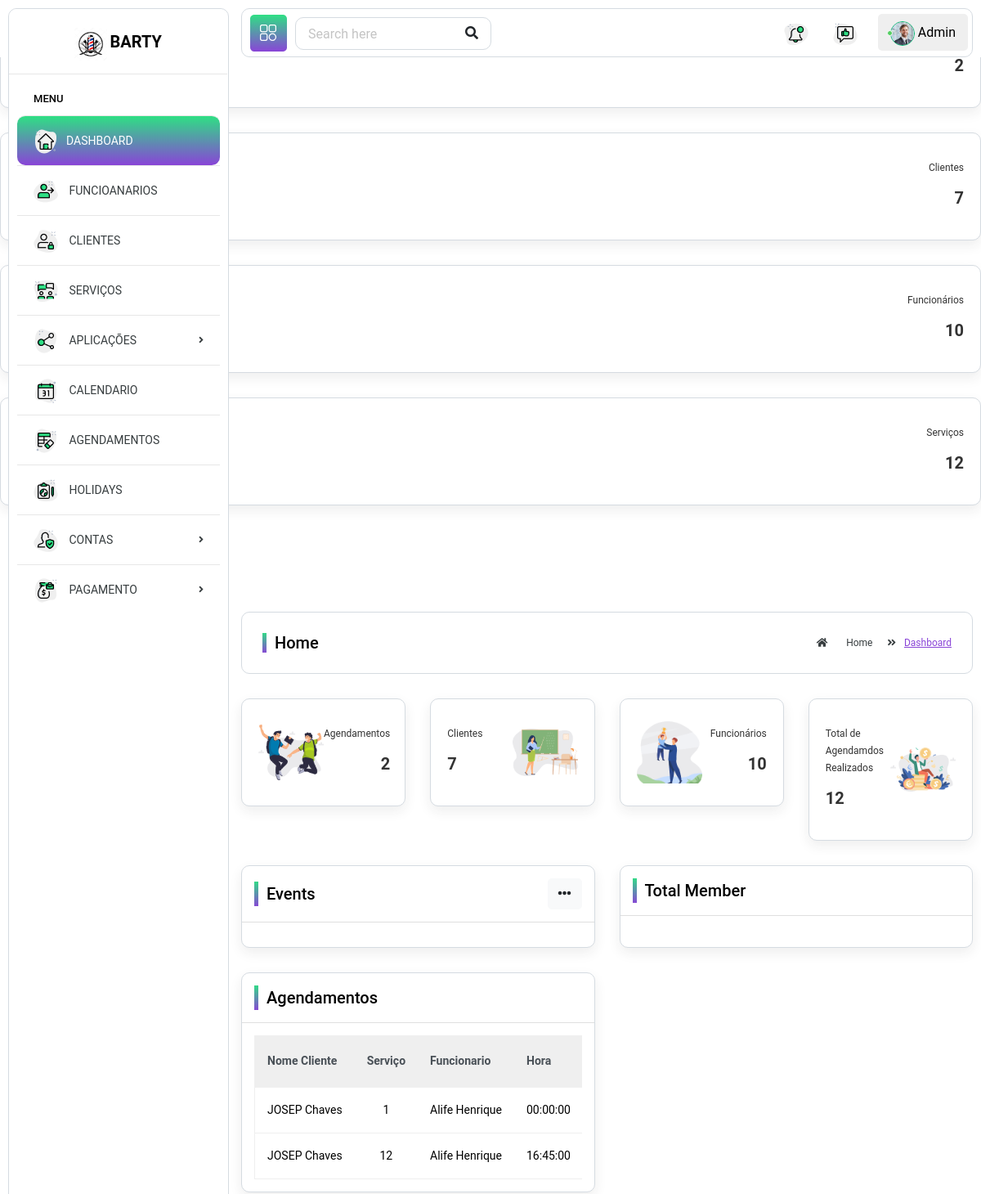
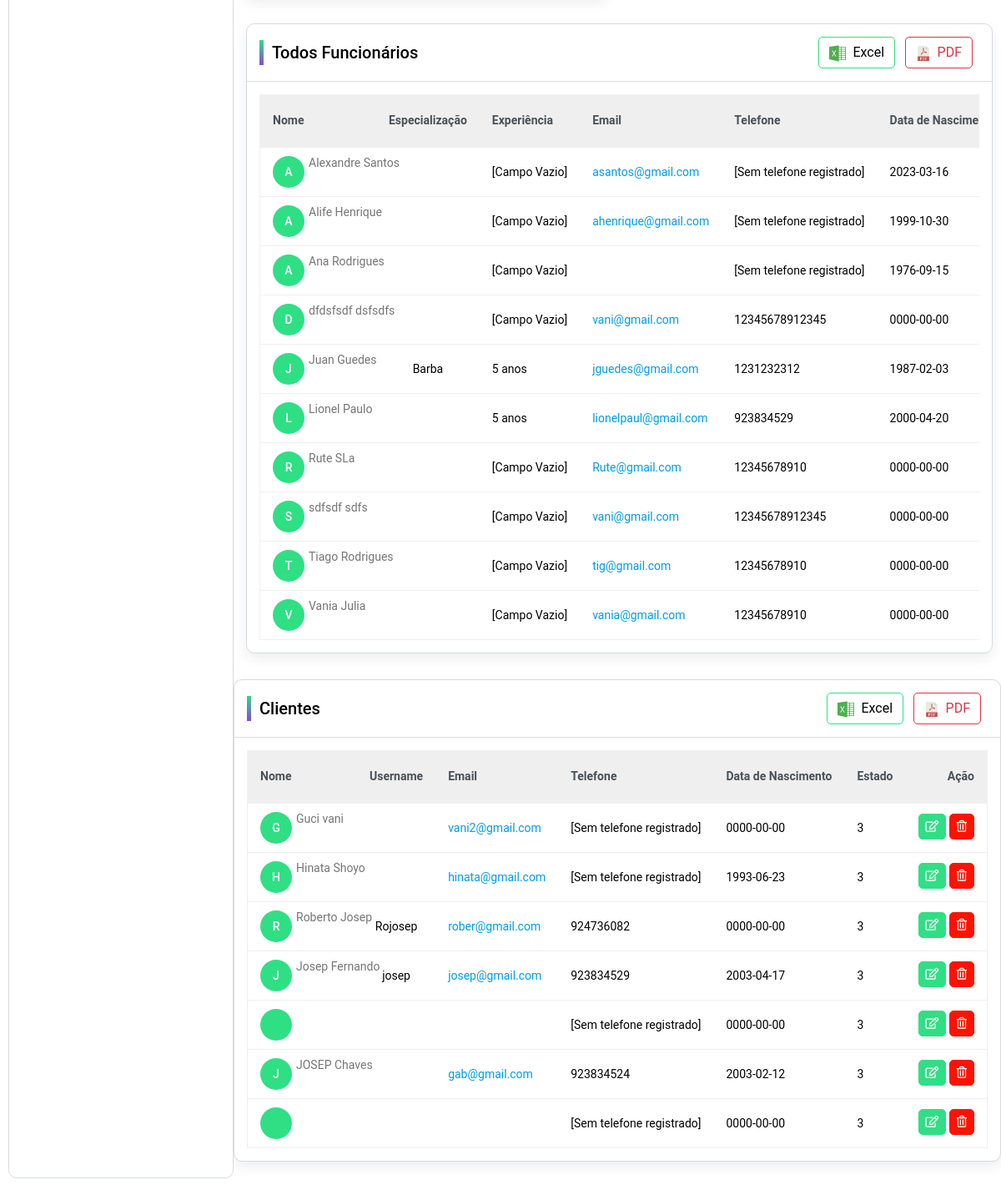
The page /F.O/Admin/index.php on the database its author committed (2 pictures, top to bottom).
### tables this page shows
CREATE TABLE `agendamentos` (
  `id` int(11) NOT NULL,
  `data` date NOT NULL,
  `hora` time NOT NULL,
  `id_cliente` int(11) NOT NULL,
  `id_funcionario` int(11) NOT NULL,
  `id_servico` int(11) NOT NULL,
  `preco_total` decimal(10,2) NOT NULL,
  `status` enum('agendado','cancelado','realizado') NOT NULL,
  `cancelar` tinyint(1) NOT NULL DEFAULT 0,
  `razao_cancelar` text DEFAULT NULL,
  `start_time` timestamp NOT NULL DEFAULT current_timestamp(),
  `end_time_expected` datetime DEFAULT NULL
);

CREATE TABLE `clientes` (
  `cliente_id` int(11) NOT NULL,
  `primeiro_nome` varchar(100) NOT NULL,
  `ultimo_nome` varchar(100) NOT NULL,
  `genero` varchar(150) NOT NULL,
  `username` varchar(100) NOT NULL,
  `password` varchar(40) NOT NULL,
  `nif` int(9) NOT NULL,
  `telefone` varchar(20) NOT NULL,
  `email` varchar(100) NOT NULL,
  `data_nascimento` date NOT NULL,
  `data_cadastro` timestamp NOT NULL DEFAULT current_timestamp(),
  `code` int(50) NOT NULL,
  `data_code` datetime DEFAULT NULL,
  `estado_id` int(11) NOT NULL DEFAULT 3
);

CREATE TABLE `funcionarios` (
  `func_id` int(11) NOT NULL,
  `primeiro_nome` varchar(100) NOT NULL,
  `ultimo_nome` varchar(100) NOT NULL,
  `imagem` varchar(500) DEFAULT NULL,
  `genero` varchar(100) NOT NULL,
  `username` varchar(40) NOT NULL,
  `senha` varchar(40) NOT NULL DEFAULT 'barber12345',
  `confirmar_senha` varchar(225) NOT NULL,
  `descricao` varchar(300) NOT NULL,
  `telefone` varchar(20) NOT NULL,
  `email` varchar(100) NOT NULL,
  `data_nascimento` date NOT NULL,
  `especializacao` varchar(150) NOT NULL,
  `anos_experiencia` varchar(100) NOT NULL,
  `salario` decimal(10,2) NOT NULL DEFAULT 5.69,
  `horarios_trabalho` time NOT NULL DEFAULT '07:00:00'
);

### F.O/Admin/pages/home.php (the view, shortened to what the rows shown need)
<div class="page-wrapper">
  <div class="content container-fluid">
    <div class="row">
      <div class="col-lg-6 d-flex">
        <div class="card flex-fill">
          <div class="card-body">
            <div class="row">
              <div class="col-md-12">
                <div class="table-responsive">
                  <table class="table custom-table">
                    <thead class="thead-light">
                      <tr>
                        <th>Nome Cliente</th>
                        <th>Serviço</th>
                        <th>Funcionario</th>
                        <th>Hora</th>
                      </tr>
                    </thead>
                    <tbody>
                      <?php
                      $sql = "SELECT a.*, c.primeiro_nome AS cliente_primeiro_nome, c.ultimo_nome AS cliente_ultimo_nome, f.primeiro_nome AS func_primeiro_nome, f.ultimo_nome AS func_ultimo_nome
                      FROM agendamentos a
                      JOIN clientes c ON a.id_cliente = c.cliente_id
                      JOIN funcionarios f ON a.id_funcionario = f.func_id
                      ORDER BY a.data ASC";
                      $result = $conn->query($sql);
                      if ($result->num_rows > 0) {
                        while ($row = $result->fetch_assoc()) {
                          $cliente_primeiro_nome = $row['cliente_primeiro_nome'];
                          $cliente_ultimo_nome = $row['cliente_ultimo_nome'];
                          $func_primeiro_nome = $row['func_primeiro_nome'];
                          $func_ultimo_nome = $row['func_ultimo_nome'];
                          $servico_id = $row["id_servico"];
                          $hora = $row["hora"];
                          ?>
                          <tr>
                          <td class="text-center">
                <?php echo $cliente_primeiro_nome . ' ' . $cliente_ultimo_nome; ?>
            </td>
                            <td class="text-center">
                              <?php echo $servico_id; ?>
                            </td>
                            <td class="text-center">
                <?php echo $func_primeiro_nome . ' ' . $func_ultimo_nome; ?>
            </td>
                            <td class="text-center">
                              <?php echo $hora; ?>
                            </td>
                          </tr>
                          <?php
                        }
                      } else {
                        echo "Nenhum funcionário encontrado.";
                      }
                      ?>
                    </tbody>
                  </table>
                </div>
              </div>
            </div>
          </div>
        </div>
      </div>
    </div>
    <div class="row">
      <div class="col-lg-12">
        <div class="card">
          <div class="card-body">
            <div class="table-responsive">
              <table class="table custom-table">
                <thead class="thead-light">
                  <tr>
                    <th>Nome</th>
                    <th>Especialização</th>
                    <th>Experiência</th>
                    <th>Email</th>
                    <th>Telefone</th>
                    <th>Data de Nascimento</th>
                  </tr>
                </thead>
                <tbody>
                  <?php
                  $sql = "SELECT * FROM funcionarios ORDER BY primeiro_nome ASC";
                  $result = $conn->query($sql);
                  if ($result->num_rows > 0) {
                    while ($row = $result->fetch_assoc()) {
                      $email = $row['email'];
                      $primeiro_nome = $row["primeiro_nome"];
                      $ultimo_nome = $row["ultimo_nome"];
                      $habilidades = $row["especializacao"];
                      $datanas = $row["data_nascimento"];
                      $exp = $row["anos_experiencia"];
                      $telefone = $row["telefone"];
                      ?>
                      <tr>
                        <td>
                          <a href="profile.html" class="avatar">
                            <?php echo substr($primeiro_nome, 0, 1); ?>
                          </a>
                          <h2><a href="profile.html">
                              <?php echo $primeiro_nome . ' ' . $ultimo_nome; ?>
                            </a></h2>
                        </td>
                        <td class="text-center">
                          <?php echo $habilidades; ?>
                        </td>
                        <td>
                          <?php echo !empty($exp) ? $exp : "[Campo Vazio]"; ?>
                        </td>
                        <td><a href="#" class="__cf_email__"
                            data-cfemail="5a373339323b3f362c382f2e2e3b28291a3f223b372a363f74393537">
                            <?php echo $email; ?>
                          </a></td>
                        <td>
                          <?php echo !empty($telefone) ? $telefone : "[Sem telefone registrado]"; ?>
                        </td>
                        <td>
                          <?php echo $datanas; ?>
                        </td>
                      </tr>
                      <?php
                    }
                  } else {
                    echo "Nenhum funcionário encontrado.";
                  }
                  ?>
                </tbody>
              </table>
            </div>
          </div>
        </div>
      </div>
    </div>
  </div>
  <div class="row">
    <div class="col-12">
      <div class="card">
        <div class="card-body">
          <div class="row">
            <div class="col-lg-12 col-md-12 col-sm-12 col-12">
              <div class="table-responsive">
                <table class="table custom-table">
                  <thead class="thead-light">
                    <tr>
                      <th>Nome</th>
                      <th>Username</th>
                      <th>Email</th>
                      <th>Telefone</th>
                      <th>Data de Nascimento</th>
                      <th>Estado</th>
                      <th class="text-right">Ação</th>
                    </tr>
                  </thead>
                  <tbody>
                    <?php
                    $sql = "SELECT * FROM clientes ORDER BY data_cadastro DESC";
                    $result = $conn->query($sql);
                    if ($result->num_rows > 0) {
                      while ($row = $result->fetch_assoc()) {
                        $primeiro_nome = $row["primeiro_nome"];
                        $ultimo_nome = $row["ultimo_nome"];
                        $username = $row["username"];
                        $email = $row['email'];
                        $telefone = $row["telefone"];
                        $datanas = $row["data_nascimento"];
                        $estado = $row["estado_id"];
                        ?>
                        <tr>
                          <td>
                            <a href="profile.html" class="avatar">
                              <?php echo substr($primeiro_nome, 0, 1); ?>
                            </a>
                            <h2><a href="profile.html">
                                <?php echo $primeiro_nome . ' ' . $ultimo_nome; ?>
                              </a></h2>
                          </td>
                          <td class="text-center">
                            <?php echo $username; ?>
                          </td>
                          <td><a href="#" class="__cf_email__"
                              data-cfemail="5a373339323b3f362c382f2e2e3b28291a3f223b372a363f74393537">
                              <?php echo $email; ?>
                            </a></td>
                          <td>
                            <?php echo !empty($telefone) ? $telefone : "[Sem telefone registrado]"; ?>
                          </td>
                          <td>
                            <?php echo $datanas; ?>
                          </td>
                          <td>
                            <?php echo $estado; ?>
                          </td>
                          <td class="text-right">
                            <a href="edit-exam.html" class="btn btn-primary btn-sm mb-1">
                              <i class="far fa-edit"></i>
                            </a>
                            <button type="submit" data-toggle="modal" data-target="#delete_employee"
                              class="btn btn-danger btn-sm mb-1">
                              <i class="far fa-trash-alt"></i>
                            </button>
                          </td>
                        </tr>
                        <?php
                      }
                    } else {
                      echo "Nenhum funcionário encontrado.";
                    }
                    ?>
                  </tbody>
                </table>
              </div>
            </div>
          </div>
        </div>
      </div>
    </div>
  </div>
</div>
</div>

### rows shown on the page
agendamentos: id_cliente.primeiro_nome "JOSEP", id_cliente.ultimo_nome "Chaves", id_servico "1", id_funcionario.primeiro_nome "Alife", id_funcionario.ultimo_nome "Henrique", hora "00:00:00"
agendamentos: id_cliente.primeiro_nome "JOSEP", id_cliente.ultimo_nome "Chaves", id_servico "12", id_funcionario.primeiro_nome "Alife", id_funcionario.ultimo_nome "Henrique", hora "16:45:00"
funcionarios: primeiro_nome "A", primeiro_nome "Alexandre", ultimo_nome "Santos", shows "[Campo Vazio]", email "asantos@gmail.com", shows "[Sem telefone registrado]", data_nascimento "2023-03-16"
funcionarios: primeiro_nome "A", primeiro_nome "Alife", ultimo_nome "Henrique", shows "[Campo Vazio]", email "ahenrique@gmail.com", shows "[Sem telefone registrado]", data_nascimento "1999-10-30"
funcionarios: primeiro_nome "A", primeiro_nome "Ana", ultimo_nome "Rodrigues", shows "[Campo Vazio]", shows "[Sem telefone registrado]", data_nascimento "1976-09-15"
funcionarios: primeiro_nome "D", primeiro_nome "dfdsfsdf", ultimo_nome "dsfsdfs", shows "[Campo Vazio]", email "vani@gmail.com", telefone "12345678912345", data_nascimento "0000-00-00"
funcionarios: primeiro_nome "J", primeiro_nome "Juan", ultimo_nome "Guedes", especializacao "Barba", anos_experiencia "5 anos", email "jguedes@gmail.com", telefone "1231232312", data_nascimento "1987-02-03"
funcionarios: primeiro_nome "L", primeiro_nome "Lionel", ultimo_nome "Paulo", anos_experiencia "5 anos", email "lionelpaul@gmail.com", telefone "923834529", data_nascimento "2000-04-20"
funcionarios: primeiro_nome "R", primeiro_nome "Rute", ultimo_nome "SLa", shows "[Campo Vazio]", email "Rute@gmail.com", telefone "12345678910", data_nascimento "0000-00-00"
funcionarios: primeiro_nome "S", primeiro_nome "sdfsdf", ultimo_nome "sdfs", shows "[Campo Vazio]", email "vani@gmail.com", telefone "12345678912345", data_nascimento "0000-00-00"
funcionarios: primeiro_nome "T", primeiro_nome "Tiago", ultimo_nome "Rodrigues", shows "[Campo Vazio]", email "tig@gmail.com", telefone "12345678910", data_nascimento "0000-00-00"
funcionarios: primeiro_nome "V", primeiro_nome "Vania", ultimo_nome "Julia", shows "[Campo Vazio]", email "vania@gmail.com", telefone "12345678910", data_nascimento "0000-00-00"
clientes: primeiro_nome "G", primeiro_nome "Guci", ultimo_nome "vani", email "vani2@gmail.com", shows "[Sem telefone registrado]", data_nascimento "0000-00-00", estado "3"
clientes: primeiro_nome "H", primeiro_nome "Hinata", ultimo_nome "Shoyo", email "hinata@gmail.com", shows "[Sem telefone registrado]", data_nascimento "1993-06-23", estado "3"
clientes: primeiro_nome "R", primeiro_nome "Roberto", ultimo_nome "Josep", username "Rojosep", email "rober@gmail.com", telefone "924736082", data_nascimento "0000-00-00", estado "3"
clientes: primeiro_nome "J", primeiro_nome "Josep", ultimo_nome "Fernando", username "josep", email "josep@gmail.com", telefone "923834529", data_nascimento "2003-04-17", estado "3"
clientes: shows "[Sem telefone registrado]", data_nascimento "0000-00-00", estado "3"
clientes: primeiro_nome "J", primeiro_nome "JOSEP", ultimo_nome "Chaves", email "gab@gmail.com", telefone "923834524", data_nascimento "2003-02-12", estado "3"
clientes: shows "[Sem telefone registrado]", data_nascimento "0000-00-00", estado "3"

### other values the page prints
$totalAgendamentos "2"
$totalClientes "7"
$totalFuncionarios "10"
$totalServicos "12"
